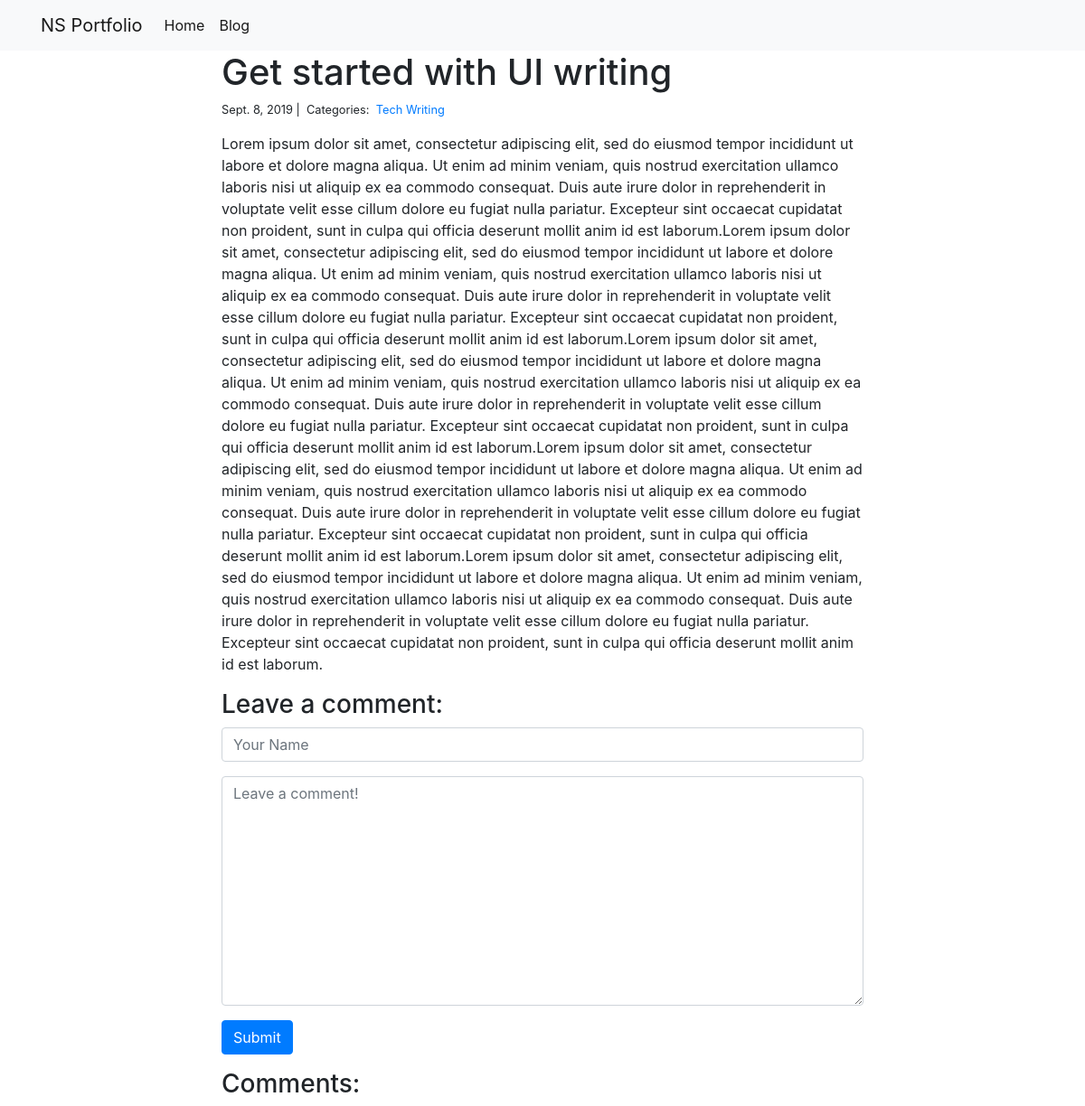
The app's page /blog/2/ with its own data.
### blog/models.py (models this page shows)
class Post(models.Model):
    title = models.CharField(max_length=255)
    body = models.TextField()
    created_on = models.DateTimeField(auto_now_add=True)
    last_modified = models.DateTimeField(auto_now=True)
    categories = models.ManyToManyField("Category", related_name="posts")

class Category(models.Model):
    name = models.CharField(max_length=20)

### blog/views.py (the view, shortened to what this page needs)
# urls.py: path("<int:pk>/", views.blog_detail, name="blog_detail"),
def blog_detail(request, pk):
    post = Post.objects.get(pk=pk)
    comments = Comment.objects.filter(post=post)
    form = CommentForm()
    context = {"post": post, "comments": comments, "form": form}
    return render(request, "blog_detail.html", context)

### blog/forms.py
class CommentForm(forms.Form):
    author = forms.CharField(
        max_length=60,
        widget=forms.TextInput(
            attrs={"class": "form-control", "placeholder": "Your Name"}
        ),
    )
    body = forms.CharField(
        widget=forms.Textarea(
            attrs={"class": "form-control", "placeholder": "Leave a comment!"}
        )
    )

### blog/templates/blog_detail.html (shortened to what this page needs)
{% extends "base.html" %}
{% block page_content %}
<div class="col-md-8 offset-md-2">
    <h1>{{ post.title }}</h1>
    <small>
        {{ post.created_on.date }} |&nbsp;
        Categories:&nbsp;
        {% for category in post.categories.all %}
        <a href="{% url 'blog_category' category.name %}">
            {{ category.name }}
        </a>&nbsp;
        {% endfor %}
    </small>
    <p>{{ post.body | linebreaks }}</p>
    <h3>Leave a comment:</h3>
    <form action="/blog/{{ post.pk }}/" method="post">
        <div class="form-group">
            {{ form.author }}
        </div>
        <div class="form-group">
            {{ form.body }}
        </div>
        <button type="submit" class="btn btn-primary">Submit</button>
    </form>
    <h3>Comments:</h3>
</div>
{% endblock %}

### records on screen
Post: title "Get started with UI writing", created_on "Sept. 8, 2019", body "Lorem ipsum dolor sit amet, consectetur adipiscing elit, sed do eiusmod tempor incididunt ut labore et dolore magna aliqua. Ut enim ad minim veniam, quis nostrud exercitation ullamco laboris nisi ut aliquip ex ea commodo consequat. Duis aute irure dolor in reprehenderit in voluptate velit esse cillum dolore eu fugiat nulla pariatur. Excepteur sint occaecat cupidatat non proident, sunt in culpa qui officia deserunt mollit anim id est laborum.Lorem ipsum dolor sit amet, consectetur adipiscing elit, sed do eiusmod tempor incididunt ut labore et dolore magna aliqua. Ut enim ad minim veniam, quis nostrud exercitation ullamco laboris nisi ut aliquip ex ea commodo consequat. Duis aute irure dolor…"
Category: name "Tech Writing"
